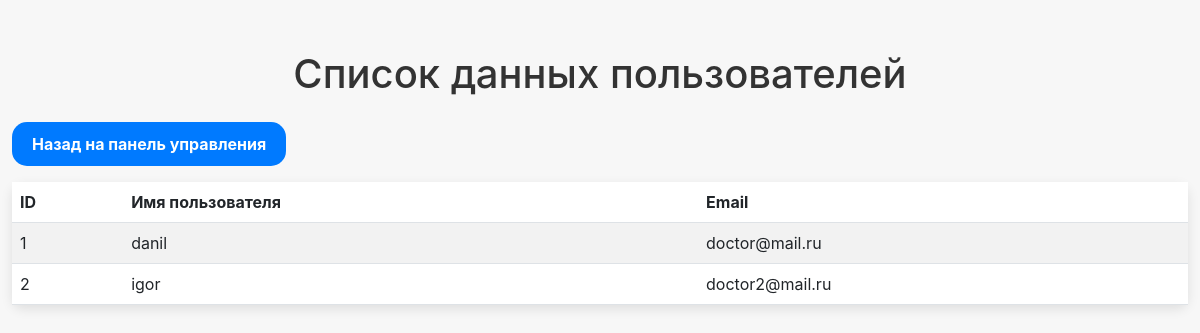
Screenshot of /view_users with the database file from the repository.
### app/models.py (models this page shows, shortened)
class User(db.Model):
    __tablename__ = 'users'
    user_id = db.Column(db.Integer, primary_key=True)
    username = db.Column(db.String(50), unique=True, nullable=False)
    email = db.Column(db.String(120), unique=True, nullable=False)
    password_hash = db.Column(db.String(128), nullable=False)
    role = db.Column(db.String(20), nullable=False, default="doctor")

### app/users.py (the view)
    @app.route('/view_users')
    def view_users():
        users = User.query.all()
        return render_template('view_users.html', users=users)

### app/users.py (called while the page is built)
def view_users(app):
    @app.route('/view_users')
    def view_users():
        users = User.query.all()
        return render_template('view_users.html', users=users)

### app/templates/view_users.html (shortened to what this page needs)
<!DOCTYPE html>
<html lang="ru">
<head>
    <link rel="stylesheet" href="https://cdnjs.cloudflare.com/ajax/libs/bootstrap/5.3.0-alpha1/css/bootstrap.min.css">
    <link rel="stylesheet" href="https://cdnjs.cloudflare.com/ajax/libs/font-awesome/6.0.0-beta3/css/all.min.css">
</head>
<body>
<div class="container">
    <h1 class="text-center mb-4">Список данных пользователей</h1>
    <a href="{{ url_for('dashboard') }}" class="btn btn-primary mb-3">Назад на панель управления</a>
    <table class="table table-striped">
        <thead>
            <tr>
                <th>ID</th>
                <th>Имя пользователя</th>
                <th>Email</th>
            </tr>
        </thead>
        <tbody>
            {% for user in users %}
            <tr>
                <td>{{ user.user_id }}</td>
                <td>{{ user.username }}</td>
                <td>{{ user.email }}</td>
            </tr>
            {% endfor %}
        </tbody>
    </table>
</div>
</body>
</html>

### app/templates/view_users.html (style rules this page uses)
body { background-color: #f7f7f7; font-family: -apple-system, BlinkMacSystemFont, "San Francisco", "Helvetica Neue", sans-serif; color: #333; }
.container { margin-top: 50px; max-width: 1200px; }
.table { background-color: #fff; border-radius: 10px; box-shadow: 0 4px 12px rgba(0, 0, 0, 0.1); }
.btn { border-radius: 15px; padding: 10px 20px; background-color: #007aff; border: none; color: #fff; font-weight: bold; }

### rows the page displays
User: user_id "1", username "danil", email "doctor@mail.ru"
User: user_id "2", username "igor", email "doctor2@mail.ru"
